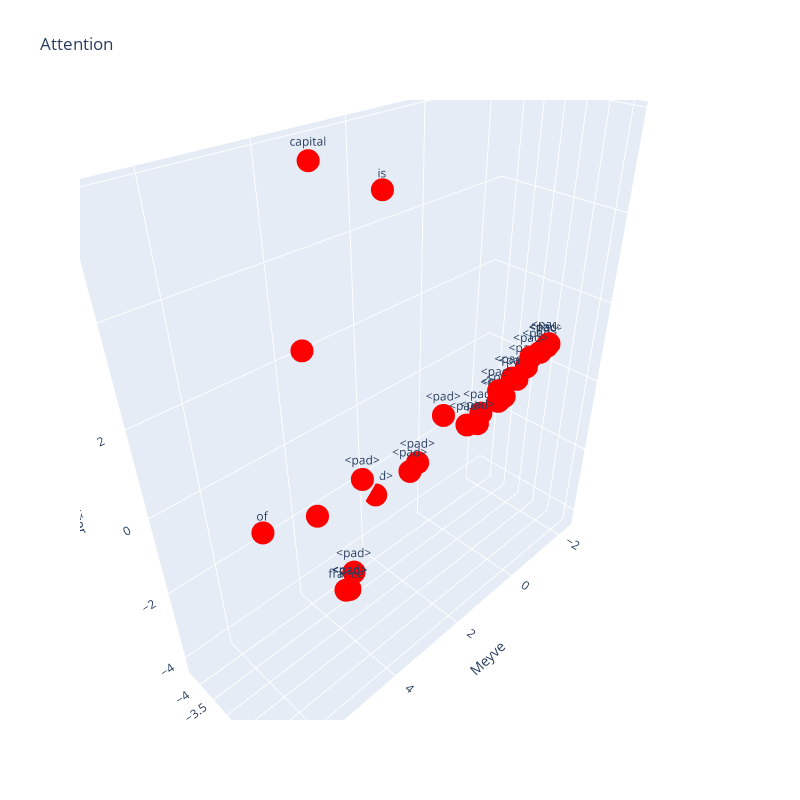

Here is the notebook cell this chart was saved with:
### Code cell
dots_data = [
  {
    "dots": attention_output[0].detach().cpu().numpy(),
    "color": "red",
    "labels": [reverse_vocab_list[i] for i in tokens_padded]
  }
]

plot_dots(dots_data, "Attention")

### Figure 1 — Plotly figure (JSON) as saved in the notebook; plotly's stock layout.template omitted (floating-point values rounded to 4 significant figures)
{"data": [{"hoverinfo": "text", "marker": {"color": "red", "size": 8}, "mode": "markers+text", "text": ["the", " ", "capital", " ", "of", " ", "france", " ", "is", "<pad>", "<pad>", "<pad>", "<pad>", "<pad>", "<pad>", "<pad>", "<pad>", "<pad>", "<pad>", "<pad>", "<pad>", "<pad>", "<pad>", "<pad>", "<pad>", "<pad>", "<pad>", "<pad>", "<pad>", "<pad>", "<pad>", "<pad>"], "type": "scatter3d", "x": [6.795, 6.781, 3.452, 4.397, 6.118, 5.073, 3.824, 6.778, 2.929, 3.221, 3.553, 3.561, 3.135, 1.211, 0.5661, 1.197, 1.611, 0.7156, -0.7205, -1.438, -1.621, -1.637, -1.124, -1.497, -1.578, -1.803, -2.143, -2.248, -2.276, -2.101, -1.122, -1.366], "y": [-1.324, -1.334, -3.697, -3.017, -2.21, -2.072, -2.954, -1.336, -2.552, -3.371, -3.152, -3.142, -3.053, -2.596, -2.188, -3.572, -4.328, -3.786, -3.501, -3.153, -3.122, -3.263, -3.413, -2.403, -2.908, -2.7, -2.437, -2.451, -2.512, -2.567, -2.938, -2.628], "z": [-4.202, -4.16, 5.789, 2.983, 0.525, 0.2987, -3.336, -4.151, 5.473, -3.548, -3.692, -3.654, -0.6207, 0.2495, -0.08682, -1.862, -2.809, -1.999, -1.477, -0.9542, -0.8835, -1.071, -1.278, 0.6066, -0.2306, 0.07041, 0.595, 0.6216, 0.5262, 0.4015, -0.3922, -0.04182]}], "layout": {"height": 800, "scene": {"xaxis": {"title": {"text": "Meyve"}}, "yaxis": {"title": {"text": "Teknoloji"}}, "zaxis": {"title": {"text": "Diğer"}}}, "showlegend": false, "title": {"text": "Attention"}, "width": 800}}
